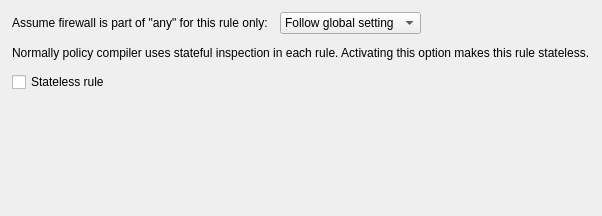
         <widget class="QWidget" name="tab1">
          <attribute name="title">
           <string>General</string>
          </attribute>
          <layout class="QGridLayout" name="RuleOptions_gridLayout_3">
           <property name="leftMargin">
            <number>12</number>
           </property>
           <property name="topMargin">
            <number>12</number>
           </property>
           <property name="rightMargin">
            <number>12</number>
           </property>
           <property name="bottomMargin">
            <number>12</number>
           </property>
           <property name="spacing">
            <number>12</number>
           </property>
           <item row="0" column="0">
            <widget class="QLabel" name="label">
             <property name="text">
              <string>Assume firewall is part of &quot;any&quot; for this rule only:</string>
             </property>
            </widget>
           </item>
           <item row="0" column="1">
            <widget class="QComboBox" name="ipt_assume_fw_is_part_of_any">
             <item>
              <property name="text">
               <string>Follow global setting</string>
              </property>
             </item>
             <item>
              <property name="text">
               <string>On</string>
              </property>
             </item>
             <item>
              <property name="text">
               <string>Off</string>
              </property>
             </item>
            </widget>
           </item>
           <item row="0" column="2">
            <spacer>
             <property name="orientation">
              <enum>Qt::Orientation::Horizontal</enum>
             </property>
             <property name="sizeType">
              <enum>QSizePolicy::Policy::MinimumExpanding</enum>
             </property>
             <property name="sizeHint" stdset="0">
              <size>
               <width>40</width>
               <height>0</height>
              </size>
             </property>
            </spacer>
           </item>
           <item row="1" column="0" colspan="3">
            <widget class="QLabel" name="textLabel7">
             <property name="text">
              <string>Normally policy compiler uses stateful inspection in each rule. Activating this option makes this rule stateless.</string>
             </property>
             <property name="alignment">
              <set>Qt::AlignmentFlag::AlignVCenter</set>
             </property>
             <property name="wordWrap">
              <bool>false</bool>
             </property>
            </widget>
           </item>
           <item row="2" column="0">
            <widget class="QCheckBox" name="ipt_stateless">
             <property name="text">
              <string>Stateless rule</string>
             </property>
            </widget>
           </item>
           <item row="3" column="0">
            <spacer name="verticalSpacer_3">
             <property name="orientation">
              <enum>Qt::Orientation::Vertical</enum>
             </property>
             <property name="sizeHint" stdset="0">
              <size>
               <width>20</width>
               <height>112</height>
              </size>
             </property>
            </spacer>
           </item>
          </layout>
         </widget>
